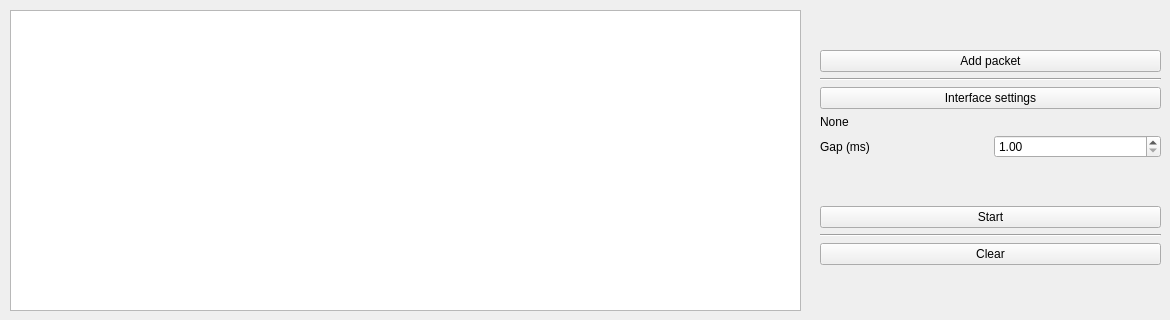
    <widget class="QWidget" name="tabSearcher">
     <attribute name="title">
      <string>Searcher</string>
     </attribute>
     <widget class="QWidget" name="containerSearcherData" native="true">
      <property name="geometry">
       <rect>
        <x>10</x>
        <y>10</y>
        <width>791</width>
        <height>301</height>
       </rect>
      </property>
      <widget class="QTableView" name="tableViewSearcherData">
       <property name="geometry">
        <rect>
         <x>0</x>
         <y>0</y>
         <width>791</width>
         <height>301</height>
        </rect>
       </property>
       <property name="contextMenuPolicy">
        <enum>Qt::CustomContextMenu</enum>
       </property>
       <property name="alternatingRowColors">
        <bool>true</bool>
       </property>
       <property name="sortingEnabled">
        <bool>true</bool>
       </property>
       <attribute name="horizontalHeaderMinimumSectionSize">
        <number>100</number>
       </attribute>
       <attribute name="horizontalHeaderStretchLastSection">
        <bool>true</bool>
       </attribute>
      </widget>
     </widget>
     <widget class="QWidget" name="layoutWidget">
      <property name="geometry">
       <rect>
        <x>820</x>
        <y>7</y>
        <width>341</width>
        <height>301</height>
       </rect>
      </property>
      <layout class="QGridLayout" name="gridLayoutSearcher">
       <item row="10" column="0" colspan="2">
        <widget class="QPushButton" name="buttonSearcherStart">
         <property name="text">
          <string>Start</string>
         </property>
        </widget>
       </item>
       <item row="11" column="0" colspan="2">
        <widget class="Line" name="lineSearcherSeperator2">
         <property name="orientation">
          <enum>Qt::Horizontal</enum>
         </property>
        </widget>
       </item>
       <item row="2" column="0" colspan="2">
        <widget class="Line" name="lineSearcherSeperator1">
         <property name="orientation">
          <enum>Qt::Horizontal</enum>
         </property>
        </widget>
       </item>
       <item row="1" column="0" colspan="2">
        <widget class="QPushButton" name="buttonSearcherAddPacket">
         <property name="text">
          <string>Add packet</string>
         </property>
        </widget>
       </item>
       <item row="4" column="0" colspan="2">
        <widget class="QPushButton" name="buttonSearcherInterfaceSettings">
         <property name="text">
          <string>Interface settings</string>
         </property>
        </widget>
       </item>
       <item row="12" column="0" colspan="2">
        <widget class="QPushButton" name="buttonSearcherDataClear">
         <property name="text">
          <string>Clear</string>
         </property>
        </widget>
       </item>
       <item row="8" column="0">
        <spacer name="verticalSpacerSearcher3">
         <property name="orientation">
          <enum>Qt::Vertical</enum>
         </property>
         <property name="sizeHint" stdset="0">
          <size>
           <width>20</width>
           <height>40</height>
          </size>
         </property>
        </spacer>
       </item>
       <item row="7" column="0">
        <widget class="QLabel" name="labelSearcherPacketGap">
         <property name="text">
          <string>Gap (ms)</string>
         </property>
        </widget>
       </item>
       <item row="7" column="1">
        <widget class="QDoubleSpinBox" name="doubleSpinBoxSearcherPacketGap">
         <property name="minimum">
          <double>1.000000000000000</double>
         </property>
         <property name="maximum">
          <double>9000.000000000000000</double>
         </property>
        </widget>
       </item>
       <item row="0" column="0">
        <spacer name="verticalSpacerSearcher1">
         <property name="orientation">
          <enum>Qt::Vertical</enum>
         </property>
         <property name="sizeHint" stdset="0">
          <size>
           <width>20</width>
           <height>40</height>
          </size>
         </property>
        </spacer>
       </item>
       <item row="13" column="0">
        <spacer name="verticalSpacerSearcher2">
         <property name="orientation">
          <enum>Qt::Vertical</enum>
         </property>
         <property name="sizeHint" stdset="0">
          <size>
           <width>20</width>
           <height>40</height>
          </size>
         </property>
        </spacer>
       </item>
       <item row="6" column="0" colspan="2">
        <widget class="QLabel" name="labelSearcherInterfaceValue">
         <property name="enabled">
          <bool>true</bool>
         </property>
         <property name="text">
          <string>None</string>
         </property>
        </widget>
       </item>
      </layout>
     </widget>
    </widget>
